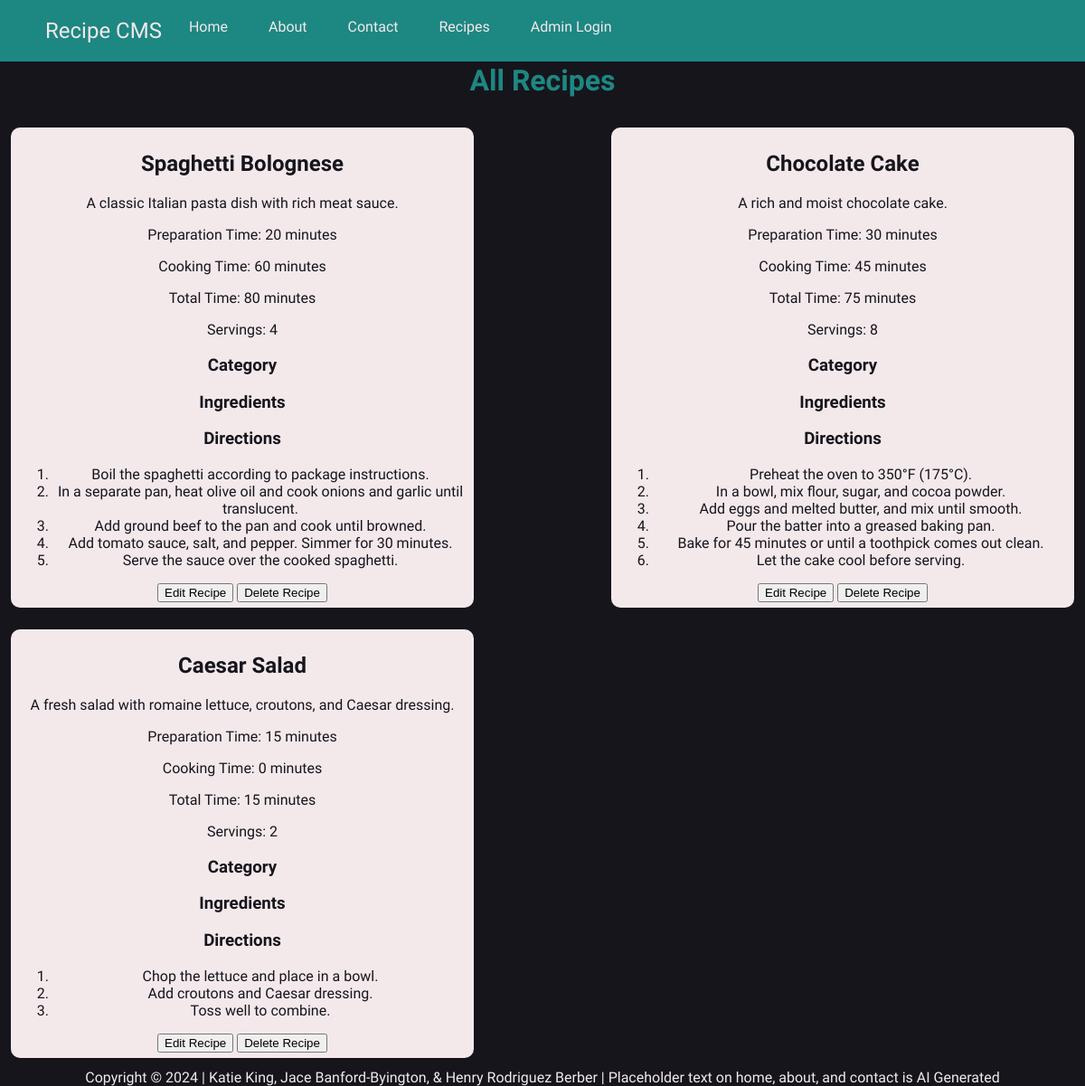
The app's page /index.php?page=recipe, older data.
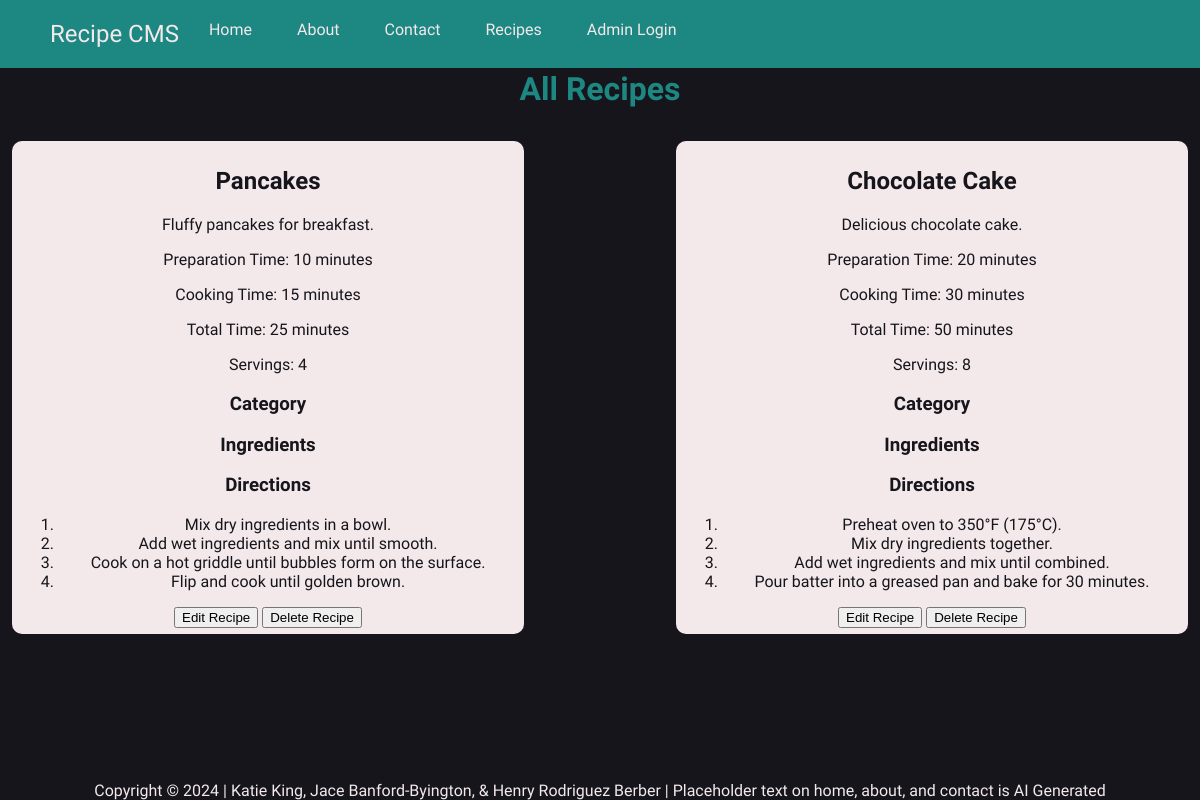
The same page, newer data.
### tables this page shows
CREATE TABLE IF NOT EXISTS Recipe (
    RecipeID INT NOT NULL AUTO_INCREMENT,
    Title VARCHAR(255) NOT NULL,
    Description TEXT,
    Category VARCHAR(255) NOT NULL,
    PrepTime INT,  
    CookTime INT,  
    TotalTime INT,  
    Servings INT,
    DateCreated DATETIME DEFAULT CURRENT_TIMESTAMP,
    AuthorID INT,
    PRIMARY KEY (RecipeID),
    FOREIGN KEY (AuthorID) REFERENCES Users(UserId)
);

CREATE TABLE IF NOT EXISTS Instructions (
    InstructionID INT NOT NULL AUTO_INCREMENT,
    RecipeID INT,
    StepNumber INT,
    Description TEXT,
    PRIMARY KEY (InstructionID),
    FOREIGN KEY (RecipeID) REFERENCES Recipe(RecipeID)
);

### dbConnection.php (called while the page is built, shortened)
<?php
function getConnection()
{
    $dbConnection = @mysqli_connect(DB_SERVER, DB_USER, DB_PSWD, DB_NAME) or die("Could not connect to MySQL server.");
    return $dbConnection;
}
function getAllRecipes(): array
{
    $query = 'SELECT * FROM Recipe';
    $response = getConnection()->query($query);
    return $response->fetch_all(MYSQLI_ASSOC);
}
function getInstructionsByRecipeId($recipeId): array
{
    $query = "SELECT StepNumber, Description FROM Instructions WHERE RecipeID = ?";
    $params = [$recipeId];
    $response = getConnection()->execute_query($query, $params);
    return $response->fetch_all(MYSQLI_ASSOC);
}

### pages/recipe.php (the view, shortened to what this page needs)
<?php
require_once 'dbConnection.php';
$recipes = getAllRecipes();
?>
    <h1>All Recipes</h1>
    <?php if (count($recipes) > 0): ?>
      <div class="allRecipes">
        <?php foreach ($recipes as $recipe): ?>
            <?php
            $instructions = getInstructionsByRecipeId($recipe['RecipeID']);
            ?>
            <div class="recipeCard">
            <h2><?php echo htmlspecialchars($recipe['Title']); ?></h2>
            <p><?php echo htmlspecialchars($recipe['Description']); ?></p>
            <p>Preparation Time: <?php echo htmlspecialchars($recipe['PrepTime']); ?> minutes</p>
            <p>Cooking Time: <?php echo htmlspecialchars($recipe['CookTime']); ?> minutes</p>
            <p>Total Time: <?php echo htmlspecialchars($recipe['TotalTime']); ?> minutes</p>
            <p>Servings: <?php echo htmlspecialchars($recipe['Servings']); ?></p>
            <h3>Category</h3>
            <h3>Ingredients</h3>
            <h3>Directions</h3>
            <ol>
                <?php foreach ($instructions as $instruction): ?>
                    <li><?php echo htmlspecialchars($instruction['Description']); ?></li>
                <?php endforeach; ?>
            </ol>
            <a href="index.php?page=adminPages/editRecipe&id="><button>Edit Recipe</button></a>
            <a href=""><button>Delete Recipe</button></a>
            </div>
        <?php endforeach; ?>
        </div>
    <?php else: ?>
        <p>No recipes found.</p>
    <?php endif; ?>

Row changes from the older to the newer data that the page shows:
removed instructions: Description "Pour the batter into a greased baking pan.", shown under recipe "Chocolate Cake"
removed instructions: Description "Bake for 45 minutes or until a toothpick comes out clean.", shown under recipe "Chocolate Cake"
removed instructions: Description "Let the cake cool before serving.", shown under recipe "Chocolate Cake"
removed recipe: Title "Caesar Salad", Description "A fresh salad with romaine lettuce, croutons, and Caesar dressing.", PrepTime "15", CookTime "0", TotalTime "15", Servings "2"
removed instructions: Description "Chop the lettuce and place in a bowl.", shown under "Caesar Salad"
removed instructions: Description "Add croutons and Caesar dressing.", shown under "Caesar Salad"
removed instructions: Description "Toss well to combine.", shown under "Caesar Salad"
changed recipe: Title "Spaghetti Bolognese" → "Pancakes"; Description "A classic Italian pasta dish with rich meat sauce." → "Fluffy pancakes for breakfast."; PrepTime "20" → "10"; CookTime "60" → "15"; TotalTime "80" → "25"; loses instructions (Description "Serve the sauce over the cooked spaghetti.")
changed instructions: Description "Boil the spaghetti according to package instructions." → "Mix dry ingredients in a bowl."
changed instructions: Description "In a separate pan, heat olive oil and cook onions and garlic until translucent." → "Add wet ingredients and mix until smooth."
changed instructions: Description "Add ground beef to the pan and cook until browned." → "Cook on a hot griddle until bubbles form on the surface."
changed instructions: Description "Add tomato sauce, salt, and pepper. Simmer for 30 minutes." → "Flip and cook until golden brown."
changed recipe "Chocolate Cake": Description "A rich and moist chocolate cake." → "Delicious chocolate cake."; PrepTime "30" → "20"; CookTime "45" → "30"; TotalTime "75" → "50"; gains instructions (Description "Preheat oven to 350°F (175°C).")
changed instructions: Description "Preheat the oven to 350°F (175°C)." → "Mix dry ingredients together."
changed instructions: Description "In a bowl, mix flour, sugar, and cocoa powder." → "Add wet ingredients and mix until combined."
changed instructions: Description "Add eggs and melted butter, and mix until smooth." → "Pour batter into a greased pan and bake for 30 minutes."
